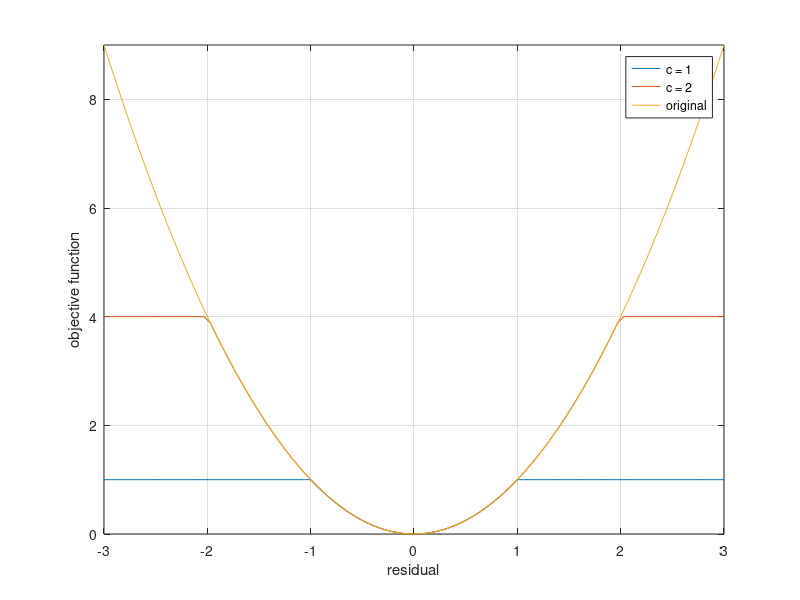

MATLAB code for this plot:
clear all; close all;
N = 100;
r = linspace(-3,3,N);
c = 1;
for i = 1:N
    if r(i)^2<c^2
        f1(i) = r(i)^2;
    else
        f1(i) = c^2;
    end
end
plot(r,f1)
hold on
c = 2;
for i = 1:N
    if r(i)^2<c^2
        f1(i) = r(i)^2;
    else
        f1(i) = c^2;
    end
end
plot(r,f1)
plot(r,r.^2)
legend('c = 1','c = 2','original')
axis([-3,3,0,9])
grid on
xlabel('residual')
ylabel('objective function')